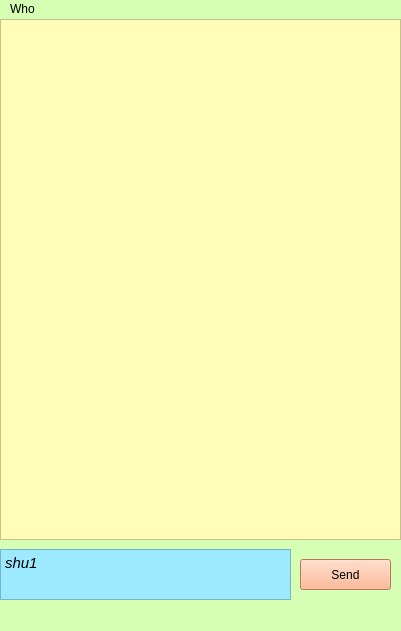
<?xml version="1.0" encoding="UTF-8"?>
<ui version="4.0">
 <class>MainWindow</class>
 <widget class="QMainWindow" name="MainWindow">
  <property name="geometry">
   <rect>
    <x>0</x>
    <y>0</y>
    <width>401</width>
    <height>631</height>
   </rect>
  </property>
  <property name="windowTitle">
   <string>MainWindow</string>
  </property>
  <property name="styleSheet">
   <string notr="true">background-color: rgb(214, 255, 180);</string>
  </property>
  <widget class="QWidget" name="centralwidget">
   <widget class="QTextBrowser" name="msg_show">
    <property name="geometry">
     <rect>
      <x>0</x>
      <y>0</y>
      <width>401</width>
      <height>521</height>
     </rect>
    </property>
    <property name="styleSheet">
     <string notr="true">font: 11pt &quot;Serif&quot;;
text-decoration: underline;
background-color: rgb(255, 253, 183);</string>
    </property>
   </widget>
   <widget class="QTextEdit" name="input_msg">
    <property name="geometry">
     <rect>
      <x>0</x>
      <y>530</y>
      <width>291</width>
      <height>51</height>
     </rect>
    </property>
    <property name="styleSheet">
     <string notr="true">font: 57 italic 11pt &quot;Source Code Pro&quot;;
background-color: rgb(157, 234, 255);</string>
    </property>
    <property name="html">
     <string>&lt;!DOCTYPE HTML PUBLIC &quot;-//W3C//DTD HTML 4.0//EN&quot; &quot;http://www.w3.org/TR/REC-html40/strict.dtd&quot;&gt;
&lt;html&gt;&lt;head&gt;&lt;meta name=&quot;qrichtext&quot; content=&quot;1&quot; /&gt;&lt;style type=&quot;text/css&quot;&gt;
p, li { white-space: pre-wrap; }
&lt;/style&gt;&lt;/head&gt;&lt;body style=&quot; font-family:'Source Code Pro'; font-size:11pt; font-weight:56; font-style:italic;&quot;&gt;
&lt;p style=&quot; margin-top:0px; margin-bottom:0px; margin-left:0px; margin-right:0px; -qt-block-indent:0; text-indent:0px;&quot;&gt;shu1&lt;/p&gt;&lt;/body&gt;&lt;/html&gt;</string>
    </property>
   </widget>
   <widget class="QPushButton" name="send_btu">
    <property name="geometry">
     <rect>
      <x>300</x>
      <y>540</y>
      <width>91</width>
      <height>31</height>
     </rect>
    </property>
    <property name="styleSheet">
     <string notr="true">background-color: rgb(255, 167, 123);</string>
    </property>
    <property name="text">
     <string>Send</string>
    </property>
   </widget>
  </widget>
  <widget class="QStatusBar" name="statusbar"/>
  <widget class="QMenuBar" name="menubar">
   <property name="geometry">
    <rect>
     <x>0</x>
     <y>0</y>
     <width>401</width>
     <height>22</height>
    </rect>
   </property>
   <widget class="QMenu" name="Who">
    <property name="title">
     <string>Who</string>
    </property>
    <addaction name="actioncancel"/>
   </widget>
   <addaction name="Who"/>
  </widget>
  <action name="actionclose">
   <property name="text">
    <string>close</string>
   </property>
  </action>
  <action name="close">
   <property name="text">
    <string>close</string>
   </property>
  </action>
  <action name="actioncancel">
   <property name="text">
    <string>cancel</string>
   </property>
  </action>
 </widget>
 <resources/>
 <connections/>
</ui>
